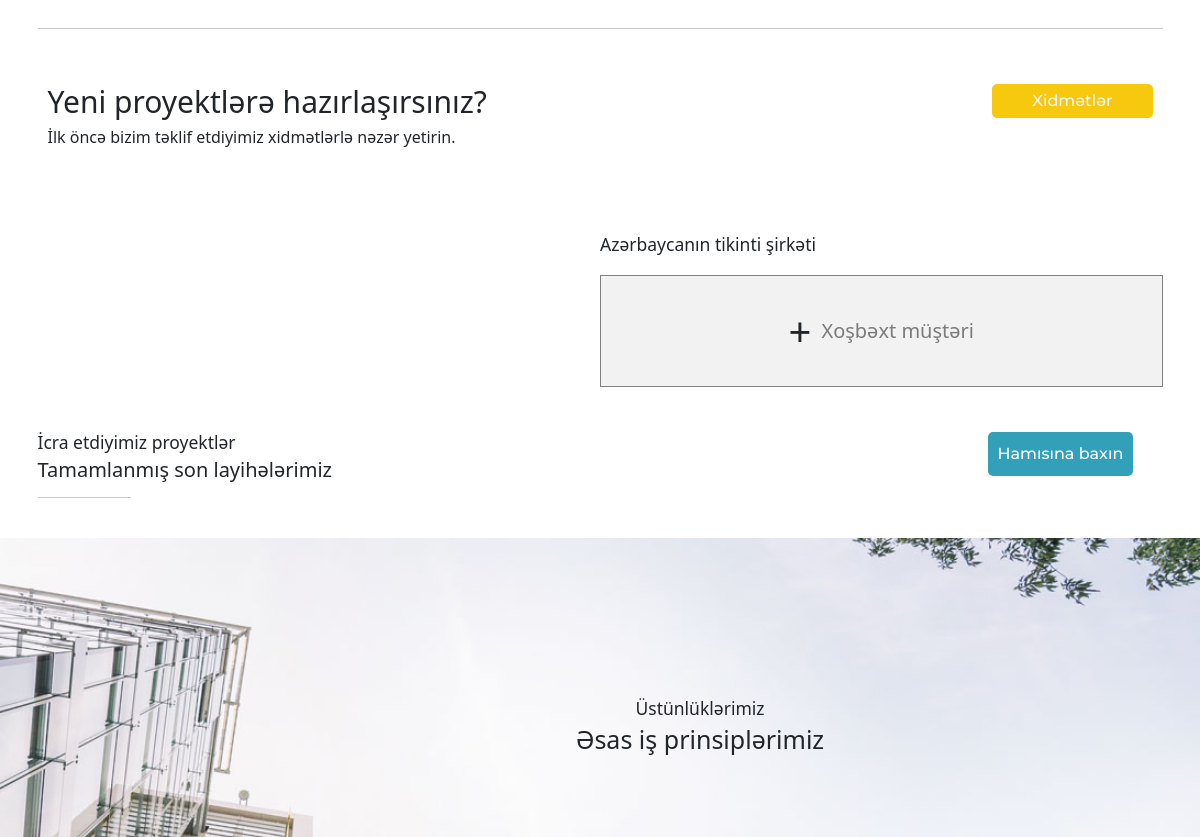
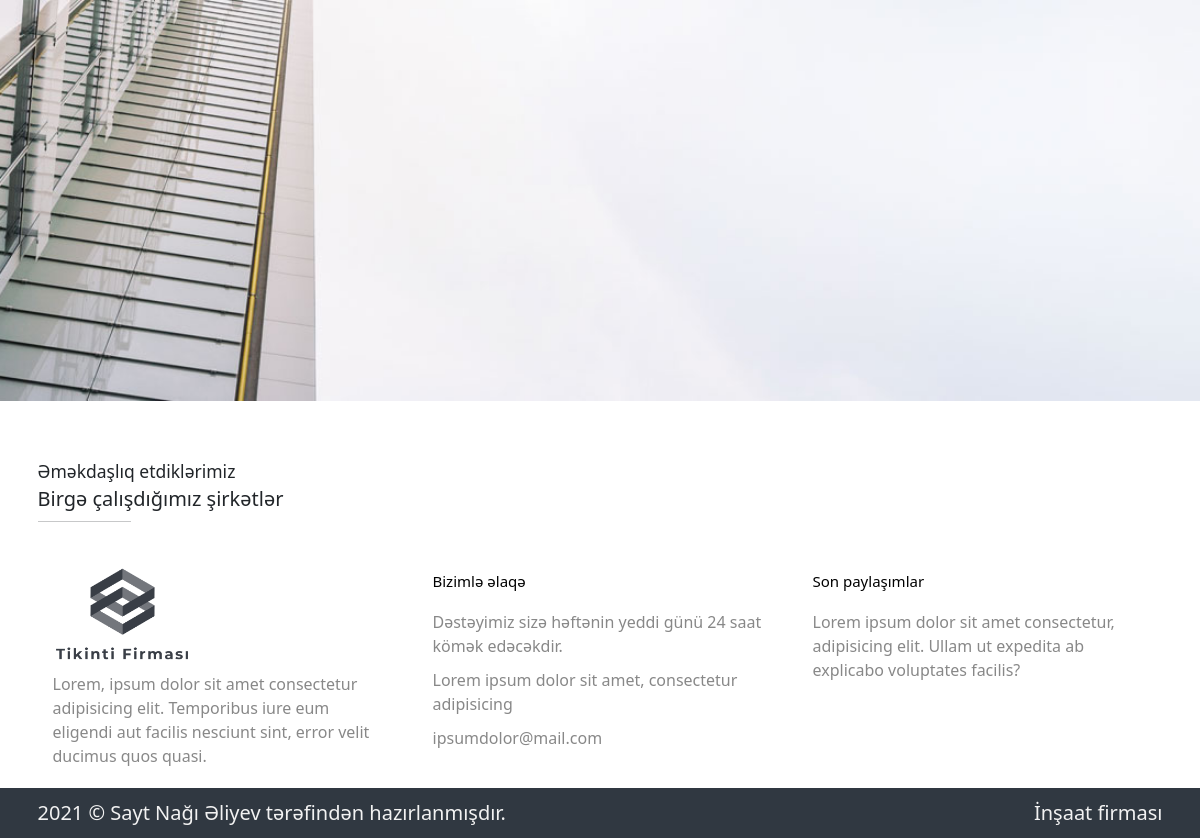
The app's page / (lower part), older data (2 pictures, top to bottom).
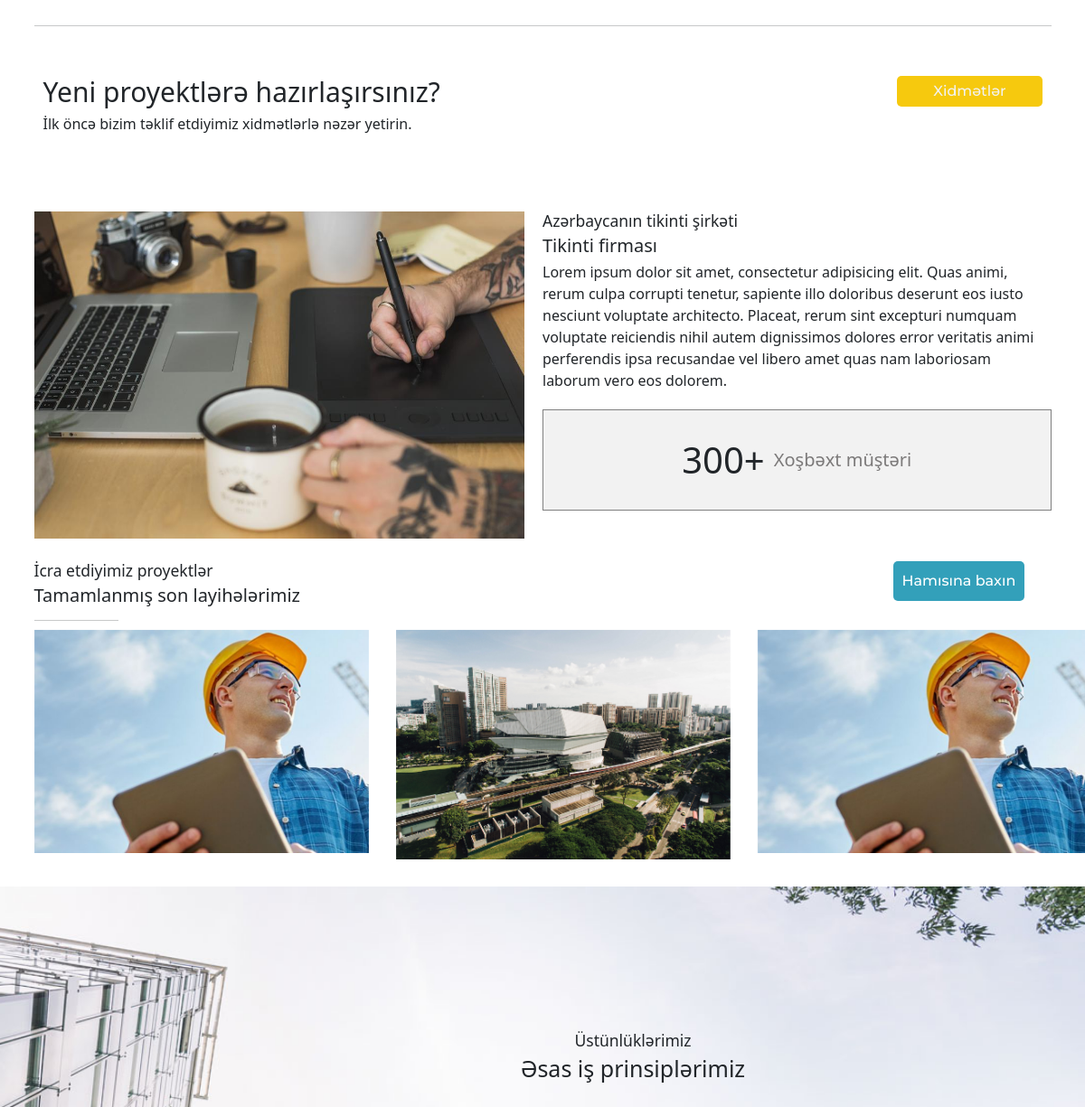
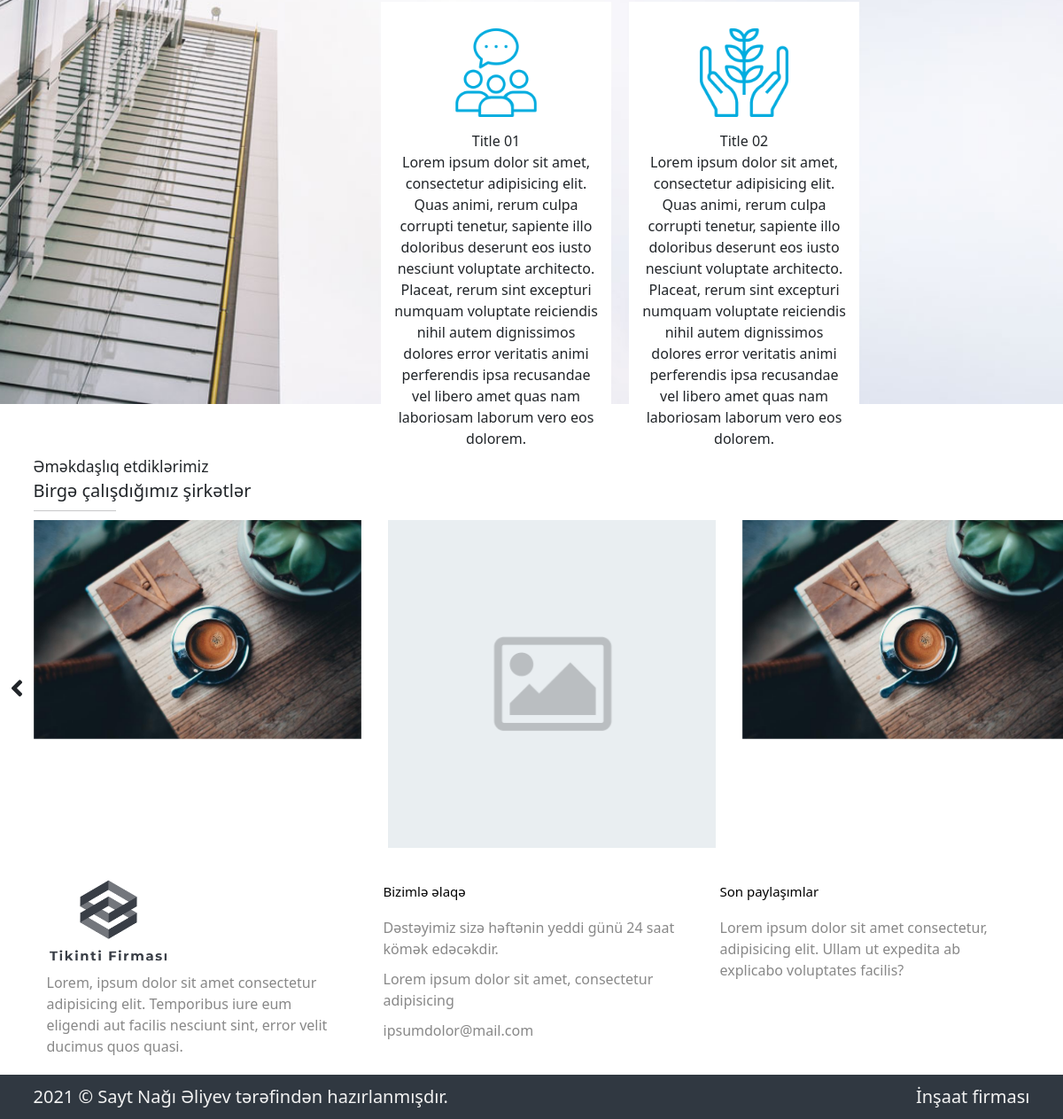
The same page, newer data (2 pictures, top to bottom).
### app/models.py (models this page shows)
class MainPageStatistic(db.Model):
    id = db.Column(db.Integer, primary_key=True)
    title = db.Column(db.String(100))
    description = db.Column(db.Text)
    static_value = db.Column(db.String(100))
    image = db.Column(db.String(100))

class FinishedProject(db.Model):
    id = db.Column(db.Integer, primary_key=True)
    title = db.Column(db.String(100))
    start_time = db.Column(db.String(100))
    finish_time = db.Column(db.String(100))
    area = db.Column(db.String(100))
    cost = db.Column(db.String(100))
    location = db.Column(db.String(100))
    description = db.Column(db.Text)
    images = db.relationship('FinishedProjectImage', backref='project', lazy=True)
    slugified_title = db.Column(db.String(100))

class FinishedProjectImage(db.Model):
    id = db.Column(db.Integer, primary_key=True)
    filename = db.Column(db.String(100))
    project_id = db.Column(db.Integer, db.ForeignKey('finished_project.id'), nullable=False)

class MainPagePrinciple(db.Model):
    id = db.Column(db.Integer, primary_key=True)
    title = db.Column(db.String(100))
    description = db.Column(db.Text)
    image = db.Column(db.String(100))

class PartnerSlider(db.Model):
    id = db.Column(db.Integer, primary_key=True)
    name = db.Column(db.String(100))
    img = db.Column(db.String(100))

### view/routes.py (the view)
@view.route("/")
def main_index():
    from app.models import PartnerSlider,HeaderSlider,FinishedProject,MainPagePrinciple,MainPageStatistic
    hSlides = HeaderSlider.query.all()
    mpPrinciples = MainPagePrinciple.query.all()
    mpStatistic = MainPageStatistic.query.get(1)
    partners = PartnerSlider.query.all()
    fProjects = FinishedProject.query.all()
    return render_template('view/index.html',partners=partners, hSlides = hSlides, fProjects = fProjects, principles = mpPrinciples, statistic = mpStatistic)

### view/templates/view/index.html (shortened to what this page needs)
{% extends "view/base.html" %}
{% block page %}
<section id="header">
    <div class="container">
        <hr>
    </div>
</section>
<section id="new-project">
    <div class="container">
        <div class="content">
            <div class="text">
                <h3>Yeni proyektlərə hazırlaşırsınız?</h3>
                <p>İlk öncə bizim təklif etdiyimiz xidmətlərlə nəzər yetirin.</p>
            </div>
            <a href="/services"><button class="btn-services">Xidmətlər</button></a>
        </div>
    </div>
</section>
<section id="statistics">
    <div class="container">
        <div class="statistitics-content">
            <div class="col-6 left-content">
                <img src="/view/static/view/uploads/{{statistic.image}}" alt="">
            </div>
            <div class="col-6 right-content">
                <div class="statistics-text">
                    <h3>Azərbaycanın tikinti şirkəti</h3>
                    <h2>{{statistic.title}}</h2>
                    <p>{{statistic.description}}</p>
                    <div class="statistic-data">
                        <div class="statistic-container">
                            <div class="changable-data">{{statistic.static_value}}+</div>
                            <div class="static">Xoşbəxt müştəri</div>
                        </div>
                    </div>
                </div>
            </div>
        </div>
    </div>
</section>
<section id="projectsInIndex">
    <div class="container">
        <div class="row">
            <div class="col-6">
                <h3>İcra etdiyimiz proyektlər</h3>
                <h2>Tamamlanmış son layihələrimiz</h2>
            </div>
            <div class="col-2 offset-4">
                <a href="/projects/finishedprojects"><button class="show-all">Hamısına baxın</button></a>
            </div>
        </div>
        <div class="col-1">
            <hr>
        </div>
        <div class="projects-slider">
            <div class="owl-carousel owl-theme">
                {% for fProject in fProjects %}
                <div class="item"><img src="/view/static/view/uploads/{{fProject.images[0].filename}}" alt=""></div>
                {% endfor %}
            </div>
        </div>
</section>
<section id="principles">
    <div class="content">
        <h3>Üstünlüklərimiz</h3>
        <h1>Əsas iş prinsiplərimiz</h1>
        <div class="boxes">
            {% for principle in principles %}
            <div class="box">
                <div class="photo-section"><img src="/view/static/view/uploads/{{principle.image}}" alt=""></div>
                <div class="principle-title">{{principle.title}}</div>
                <p class="principle-text">{{principle.description}}</p>
            </div>
            {% endfor %}
        </div>
    </div>
</section>
<section id="partnersInIndex">
    <div class="container">
        <h3>Əməkdaşlıq etdiklərimiz</h3>
        <h2>Birgə çalışdığımız şirkətlər</h2>
        <div class="col-1">
            <hr>
        </div>
        <div class="partners-slider">
            <div class="owl-carousel owl-theme">
                {% for partner in partners %}
                <div class="item"><img src="/view/static/view/uploads/{{partner.img}} " onerror="this.src='/view/static/view/img/default_image.png'" alt=""></div>
                {% endfor %}
            </div>
        </div>
    </div>
</section>
{% endblock %}

Row changes from the older to the newer data that the page shows:
added MainPageStatistic: image (picture), title "Tikinti firması", description "Lorem ipsum dolor sit amet, consectetur adipisicing elit. Quas animi, rerum culpa corrupti tenetur, sapiente illo doloribus deserunt eos iusto nesciunt voluptate architecto. Placeat, rerum sint excepturi numquam voluptate reiciendis nihil autem dignissimos dolores error veritatis animi perferendis ipsa recusandae vel libero amet quas nam laboriosam laborum vero eos dolorem.", static_value "300"
added FinishedProject: filename (picture)
added FinishedProject: filename (picture)
added MainPagePrinciple: image (picture), title "Title 01", description "Lorem ipsum dolor sit amet, consectetur adipisicing elit. Quas animi, rerum culpa corrupti tenetur, sapiente illo doloribus deserunt eos iusto nesciunt voluptate architecto. Placeat, rerum sint excepturi numquam voluptate reiciendis nihil autem dignissimos dolores error veritatis animi perferendis ipsa recusandae vel libero amet quas nam laboriosam laborum vero eos dolorem."
added MainPagePrinciple: image (picture), title "Title 02", description "Lorem ipsum dolor sit amet, consectetur adipisicing elit. Quas animi, rerum culpa corrupti tenetur, sapiente illo doloribus deserunt eos iusto nesciunt voluptate architecto. Placeat, rerum sint excepturi numquam voluptate reiciendis nihil autem dignissimos dolores error veritatis animi perferendis ipsa recusandae vel libero amet quas nam laboriosam laborum vero eos dolorem."
added PartnerSlider: img (picture)
added PartnerSlider: shows a picture
added PartnerSlider: img (picture)
